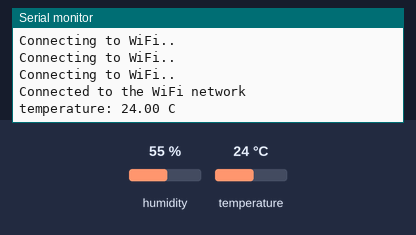
The sketch below on a simulated ESP8266 (NodeMCU). Parts: the last lines printed to the serial monitor. The test bench sets the inputs (shaded band); at power-on: temperature 24 °C, humidity 55 %. WiFi joins after 1.5 s; servers stay silent unless stated.

Above: at 2.7 s.
2.8 s: temperature set to 12 °C
At 6.9 s:
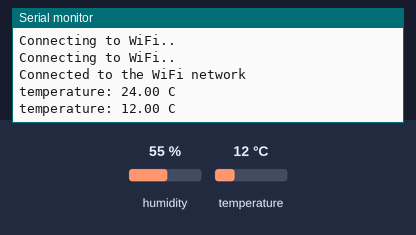
8.8 s: temperature set to 19 °C
At 12.0 s:
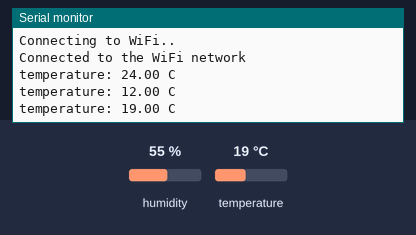
Timing chart, 0 to 13.5 s (numbered marks = the images above; inputs shaded):
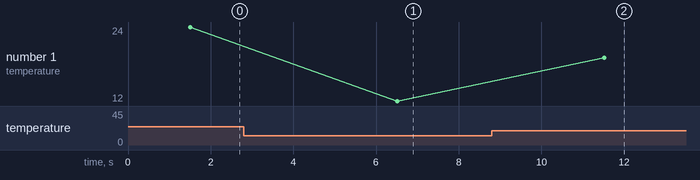

Measured:
- after the input at 2.8 s, the serial monitor: prints a new line after 3.7 s (image 1)
- after the input at 8.8 s, the serial monitor: prints a new line after 2.7 s (image 2)
- plotted number 1: 24 → 12 after the input at 2.8 s, 12 → 19 after the input at 8.8 s

The sketch:

test_dht.ino
```cpp
#include <ESP8266WiFi.h> // Enables the ESP8266 to connect to the local network (via WiFi)
#include <PubSubClient.h> // Allows us to connect to, and publish to the MQTT broker
#include <DHT.h>        // DHT11 temperature and humidity sensor Predefined library

#define DHTTYPE DHT22
#define dht_dpin 0
float t =0.0;

////////////////////////////////////////////// WiFi
// Make sure to update this for your own WiFi network!
const char* ssid = "Vodafone-A41502247";
const char* wifi_password = "s3wv93bx9pkwd3m5";

////////////////////////////////////////////// MQTT
// Make sure to update this for your own MQTT Broker!
// TODO: externalize parameters!!!
const char* mqtt_server = "192.168.1.0";
const char* mqtt_moisture_topic = "moisture";
const char* mqtt_sub_topic = "pump_activation";
const char* mqtt_username = "rio";
const char* mqtt_password = "onslario89";
const int mqtt_port = 1883; //choose K8s MQTT port
// The client id identifies the ESP8266 device. Think of it a bit like a hostname (Or just a name, like Greg).
const char* clientID = "ClientID";
const char* ok_message = "ON";

WiFiClient espClient;
PubSubClient client(espClient);
DHT dht(dht_dpin, DHTTYPE);


void setup() {
  Serial.begin(115200);
  WiFi.begin(ssid, wifi_password);
  dht.begin();

  while (WiFi.status() != WL_CONNECTED) {
    delay(500);
    Serial.println("Connecting to WiFi..");
  }
  Serial.println("Connected to the WiFi network");

  //client.setServer(mqtt_server, mqtt_port);
  //client.setCallback(callback);
}

void loop() {

  //Read temperature
  t = dht.readTemperature(); //Read temperature in celcius
  Serial.print("temperature: ");
  Serial.print(t);
  Serial.println(" C");
  delay(5000);


}
```
